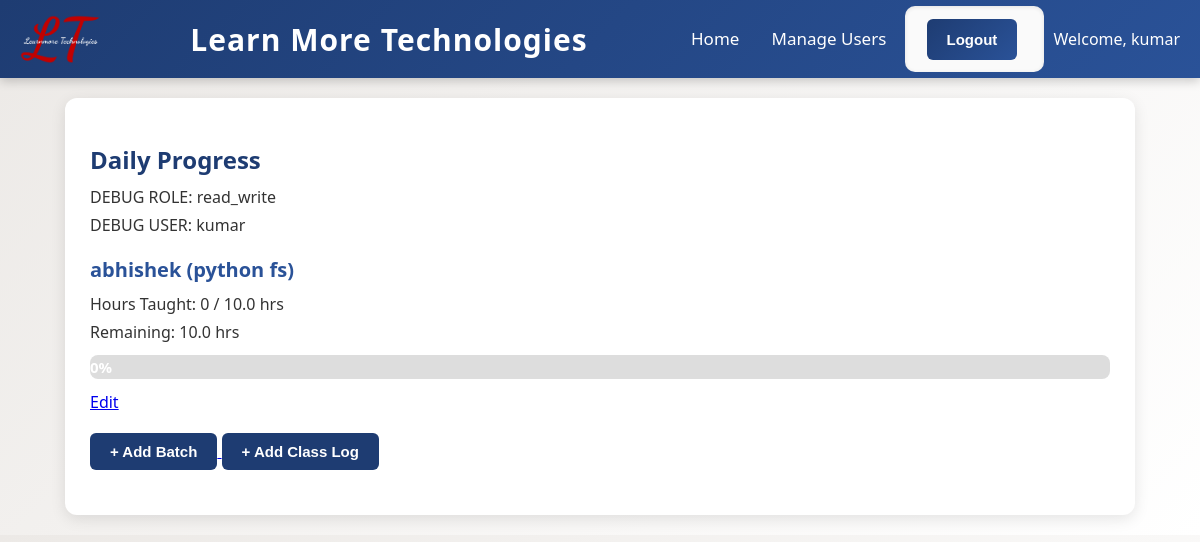
The page / (signed in) on the database its author committed.
### trainer_app/models.py (models this page shows, shortened)
class Trainer(models.Model):
    user = models.OneToOneField(User, on_delete=models.CASCADE)
    name = models.CharField(max_length=100)
    subjects = models.CharField(max_length=200)
    expected_daily_hours = models.FloatField()

class Profile(models.Model):
    ROLE_CHOICES = [
        ('admin', 'Admin'),
        ('read_write', 'Read & Write'),
        ('read_only', 'Read Only'),
    ]
    user = models.OneToOneField(User, on_delete=models.CASCADE)
    role = models.CharField(max_length=20, choices=ROLE_CHOICES, default='admin')

### trainer_app/views.py (the view)
# urls.py: path('', views.index, name='index'),
@login_required
def index(request):
    role = get_user_role(request.user)
    if not hasattr(request.user, 'trainer') and role != "admin":
        return redirect('add_trainer')
    if role == "admin":
        trainers = Trainer.objects.all()
        batches = Batch.objects.all()
    else:
        trainers = Trainer.objects.filter(user=request.user)
        batches = Batch.objects.filter(trainer__user=request.user)
    logs = DailyClassLog.objects.filter(date=timezone.now().date(), trainer__user=request.user)
    trainer_progress = []
    for trainer in trainers:
        daily_hours = sum(log.duration for log in logs if log.trainer == trainer)
        progress_percentage = (daily_hours / trainer.expected_daily_hours) * 100 if trainer.expected_daily_hours else 0
        remaining_hours = trainer.expected_daily_hours - daily_hours
        trainer_progress.append({
            'trainer': trainer,
            'daily_hours': daily_hours,
            'remaining_hours': max(0, remaining_hours),
            'progress_percentage': min(progress_percentage, 100)
        })
    return render(request, 'index.html', {
        'trainer_progress': trainer_progress,
        'batches': batches,
        'role': role,
        'user': request.user
    })

### trainer_app/views.py (called while the page is built)
def get_user_role(user):
    if hasattr(user, "profile"):
        return user.profile.role
    return "read_only"

### trainer_app/templates/index.html (shortened to what this page needs)
{% extends 'base.html' %}
{% block content %}
<h2>Daily Progress</h2>
{% for item in trainer_progress %}
    <div>
        <p>DEBUG ROLE: {{ role }}</p>
<p>DEBUG USER: {{ user.username }}</p>
        <h3>{{ item.trainer.name }} ({{ item.trainer.subjects }})</h3>
        <p>Hours Taught: {{ item.daily_hours }} / {{ item.trainer.expected_daily_hours }} hrs</p>
        <p>Remaining: {{ item.remaining_hours }} hrs</p>
        <div class="progress-bar">
            <div class="progress" style="width: {{ item.progress_percentage }}%;">
                {{ item.progress_percentage|floatformat:0 }}%
            </div>
        </div>
        {% if role == "admin" or item.trainer.user == user %}
            <a href="{% url 'edit_trainer' item.trainer.id %}">Edit</a>
        {% endif %}
    </div>
{% endfor %}
<div style="margin: 20px 0;">
    {% if role == "admin" %}
        <a href="{% url 'add_trainer' %}">
            <button style="padding:10px 20px; background:#1e3c72; color:white; border:none; border-radius:6px; cursor:pointer;">
                + Add Trainer
            </button>
        </a>
        <a href="{% url 'add_batch' %}">
            <button style="padding:10px 20px; background:#1e3c72; color:white; border:none; border-radius:6px; cursor:pointer;">
                + Add Batch
            </button>
        </a>
    {% else %}
        <a href="{% url 'add_batch' %}">
            <button style="padding:10px 20px; background:#1e3c72; color:white; border:none; border-radius:6px; cursor:pointer;">
                + Add Batch
            </button>
        </a>
        <a href="{% url 'add_log' %}">
            <button style="padding:10px 20px; background:#1e3c72; color:white; border:none; border-radius:6px; cursor:pointer;">
                + Add Class Log
            </button>
        </a>
    {% endif %}
</div>
{% endblock %}

### trainer_app/templates/base.html (shortened to what this page needs)
{% load static %}
<!DOCTYPE html>
<html lang="en">
<head>
</head>
<body>
    <header>
        <img src="{% static 'images/LT-1.webp' %}" alt="Company Logo">
        <h1>Learn More Technologies</h1>
        <nav>
            <a href="{% url 'index' %}">Home</a>
            {% if user.is_authenticated and user.is_superuser %}
                <a href="{% url 'manage_users' %}">Manage Users</a>
            {% endif %}
            {% if user.is_authenticated %}
                <form action="{% url 'logout' %}" method="post" style="display:inline;">
                    <button type="submit">Logout</button>
                </form>
                <span style="margin-left:10px;">Welcome, {{ user.username }}</span>
            {% else %}
                <a href="{% url 'login' %}">Login</a>
            {% endif %}
        </nav>
    </header>
    <div class="container">
        {% block content %}
        {% endblock %}
    </div>
</body>
</html>

### trainer_app/templates/base.html (style rules this page uses)
body { font-family: "Segoe UI", Tahoma, Geneva, Verdana, sans-serif; margin: 0; padding: 0; background: linear-gradient(135deg, #ece9e6, #ffffff); color: #333; font-size: 16px; }
.container { width: 85%; margin: 20px auto; padding: 25px; background: #fff; border-radius: 12px; box-shadow: 0 4px 15px rgba(0,0,0,0.1); }
header { background: linear-gradient(135deg, #1e3c72, #2a5298); color: white; padding: 14px 20px; display: flex; align-items: center; justify-content: space-between; box-shadow: 0 3px 10px rgba(0,0,0,0.2); }
header img { height: 50px; }
header h1 { flex: 1; text-align: center; margin: 0; font-size: 30px; font-weight: 700; letter-spacing: 1px; }
nav a { color: white; margin: 0 14px; text-decoration: none; font-weight: 500; font-size: 17px; transition: color 0.3s, transform 0.2s; }
h2 { font-size: 24px; margin-bottom: 10px; color: #1e3c72; }
h3 { font-size: 20px; margin-top: 20px; margin-bottom: 10px; color: #2a5298; }
p { font-size: 16px; margin: 6px 0; }
.progress-bar { background-color: #ddd; border-radius: 8px; overflow: hidden; margin: 12px 0; height: 24px; }
.progress { background: linear-gradient(90deg, #4caf50, #81c784); height: 100%; text-align: center; color: white; line-height: 24px; font-weight: bold; font-size: 15px; transition: width 0.5s ease-in-out; }
button, input[type="submit"] { background: linear-gradient(135deg, #1e3c72, #2a5298); color: white; padding: 12px 20px; border: none; border-radius: 6px; cursor: pointer; font-weight: bold; font-size: 15px; transition: background 0.3s, transform 0.2s; }
form { margin: 20px 0; background: #fafafa; padding: 22px; border-radius: 10px; box-shadow: inset 0 1px 4px rgba(0,0,0,0.1); }

### rows shown on the page
Trainer: trainer.name "abhishek", trainer.subjects "python fs", daily_hours "0", trainer.expected_daily_hours "10.0", remaining_hours "10.0", progress_percentage "0", shows "Edit"
Profile: role "read_write"

### other values the page prints
{{ user.username }} "kumar"
